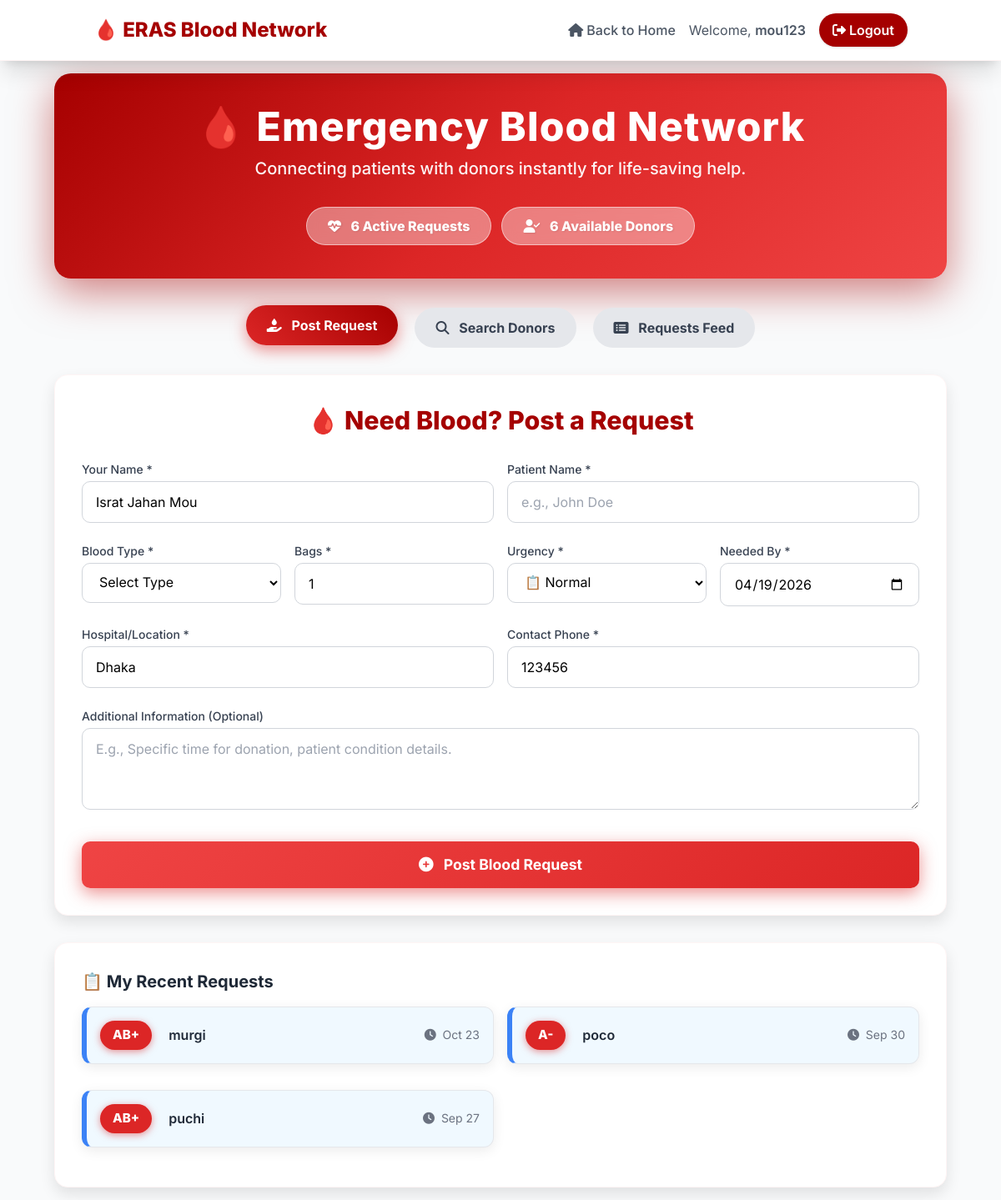
The page /accounts/blood-network/ (signed in) on the database as committed earlier.
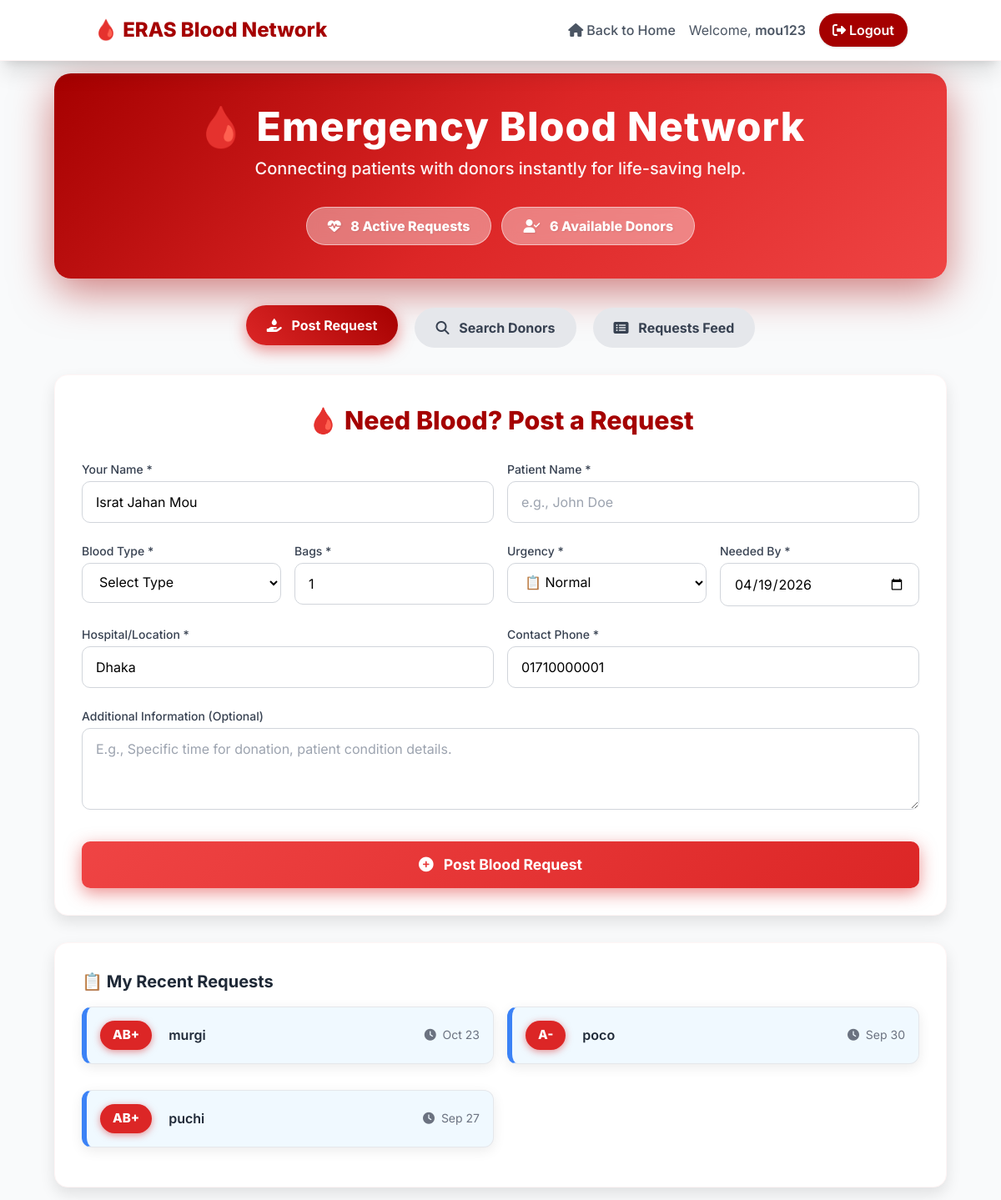
The same page on the database as committed later.
### accounts/models.py (models this page shows, shortened)
class CitizenProfile(models.Model):
    BLOOD_GROUP_CHOICES = [
        ('', 'Select Blood Group'),
        ('A+', 'A+'),
        ('A-', 'A-'),
        ('B+', 'B+'),
        ('B-', 'B-'),
        ('AB+', 'AB+'),
        ('AB-', 'AB-'),
        ('O+', 'O+'),
        ('O-', 'O-'),
    ]
    user = models.OneToOneField(
        User, on_delete=models.CASCADE, related_name='citizen_profile')
    date_of_birth = models.DateField(null=True, blank=True)
    blood_group = models.CharField(
        max_length=5, choices=BLOOD_GROUP_CHOICES, blank=True)
    phone_number = models.CharField(max_length=15, blank=True)
    emergency_contact_name = models.CharField(max_length=100, blank=True)
    emergency_contact_phone = models.CharField(max_length=15, blank=True)
    emergency_contact_relationship = models.CharField(
        max_length=50, blank=True)
    house_road_no = models.CharField(max_length=200, blank=True)
    area_sector = models.CharField(max_length=100, blank=True)
    city = models.CharField(max_length=100, blank=True)
    postal_code = models.CharField(max_length=10, blank=True)
    landmarks = models.CharField(max_length=200, blank=True)
    last_blood_donation = models.DateField(null=True, blank=True)
    available_to_donate = models.CharField(
        max_length=10,
        choices=[('', 'Select Option'), ('yes', 'Yes'), ('no', 'No')],
        blank=True
    )
    emergency_donor = models.BooleanField(
        default=False, help_text="Available for emergency blood donation")
    medical_conditions = models.TextField(blank=True)
    allergies = models.TextField(blank=True)
    regular_medications = models.TextField(blank=True)

### accounts/views.py (the view, shortened to what this page needs)
# urls.py: path('blood-network/', views.blood_network, name='blood_network'),
def blood_network(request):
    blood_type_filter = request.GET.get('blood_type', '')
    city_filter = request.GET.get('city', '')
    emergency_only = request.GET.get('emergency_only', '') == 'true'
    donors = CitizenProfile.objects.filter(
        available_to_donate='yes'
    ).select_related('user').exclude(
        blood_group__in=['', None]  # Exclude donors without blood group
    )
    if blood_type_filter:
        donors = donors.filter(blood_group=blood_type_filter)
    if city_filter:
        donors = donors.filter(city__icontains=city_filter)
    if emergency_only:
        donors = donors.filter(emergency_donor=True)
    active_requests = BloodRequest.objects.filter(
        status='open'
    ).order_by('-urgency', '-created_at')[:10]  # Latest 10
    cities = CitizenProfile.objects.filter(
        available_to_donate='yes'
    ).exclude(city__in=['', None]).values_list('city', flat=True).distinct()
    auto_fill = {}
    if request.user.is_authenticated:
        try:
            if hasattr(request.user, 'citizen_profile'):
                profile = request.user.citizen_profile
                user_phone = ''
                if profile.phone_number:
                    user_phone = profile.phone_number
                elif hasattr(request.user, 'phone_number') and request.user.phone_number:
                    user_phone = request.user.phone_number
                auto_fill = {
                    'name': request.user.get_full_name() or request.user.username,
                    'phone': user_phone,
                    'city': profile.city or '',
                }
        except Exception as e:
            print(f"Error in auto_fill: {e}")
            pass
    user_requests = []
    if request.user.is_authenticated:
        user_requests = BloodRequest.objects.filter(
            created_by=request.user
        ).order_by('-created_at')[:5]  # Latest 5
    context = {
        'donors': donors[:20],  # Limit to 20 donors for performance
        'active_requests': active_requests,
        'user_requests': user_requests,
        'cities': sorted(set(cities)),
        'auto_fill': auto_fill,
        'blood_types': BloodRequest.BLOOD_TYPE_CHOICES,
        'today': date.today(),
        'current_filters': {
            'blood_type': blood_type_filter,
            'city': city_filter,
            'emergency_only': emergency_only
        }
    }
    return render(request, 'accounts/blood_network.html', context)

### templates/accounts/blood_network.html (shortened to what the changed rows need)
<!DOCTYPE html>
<html lang="en">
<head>
  <link rel="stylesheet" href="https://cdnjs.cloudflare.com/ajax/libs/font-awesome/6.4.0/css/all.min.css">
  <script src="https://cdn.tailwindcss.com"></script>
</head>
<body class="bg-gray-50">
<main class="blood-network-page">
  <div class="hero-section">
    <h1 class="text-3xl sm:text-4xl lg:text-5xl font-extrabold mb-3 tracking-wide">🩸 Emergency Blood Network</h1>
    <div class="quick-stats flex justify-center flex-wrap gap-3">
      <span><i class="fas fa-heartbeat mr-2"></i> {{ active_requests.count }} Active Requests</span>
      <span><i class="fas fa-user-check mr-2"></i> {{ donors.count }} Available Donors</span>
    </div>
  </div>
  <div id="request" class="tab-content">
    <div class="bg-white p-6 sm:p-8 rounded-2xl shadow-card-pop border border-red-light-bg">
      <h2 class="section-title">🩸 Need Blood? Post a Request</h2>
      <form method="POST" class="grid gap-6">
        <div class="grid md:grid-cols-2 gap-4">
          <div>
            <label for="location" class="block text-sm font-medium text-gray-700 mb-1">Hospital/Location *</label>
            <input type="text"
                  id="location"
                 name="location"
                 value="{{ auto_fill.city|default:'' }}"
                 placeholder="e.g., Apollo Hospital, Dhaka"
                 class="form-control"
                 required>
          </div>
          <div>
              <label for="contact_phone" class="block text-sm font-medium text-gray-700 mb-1">Contact Phone *</label>
              <input type="tel"
                   id="contact_phone"
                  name="contact_phone"
                  value="{{ auto_fill.phone|default:'' }}"
                  placeholder="+880XXXXXXXXX"
                  class="form-control"
                  required>
          </div>
        </div>
      </form>
    </div>
  </div>
</main>
</body>
</html>

Rows that differ between the two databases and show on the page:
changed CitizenProfile "Dhaka": contact_phone "123456" → "01710000001"
Other text that changed with them:
{{ active_requests.count }}: "6" → "8"
